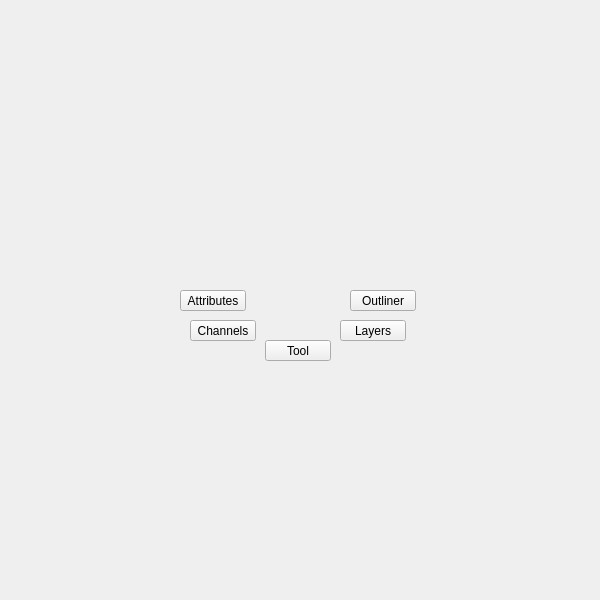
<?xml version="1.0" encoding="UTF-8"?>
<ui version="4.0">
 <class>QtUi</class>
 <widget class="QMainWindow" name="QtUi">
  <property name="enabled">
   <bool>true</bool>
  </property>
  <property name="geometry">
   <rect>
    <x>0</x>
    <y>0</y>
    <width>600</width>
    <height>600</height>
   </rect>
  </property>
  <property name="sizePolicy">
   <sizepolicy hsizetype="Ignored" vsizetype="Ignored">
    <horstretch>0</horstretch>
    <verstretch>0</verstretch>
   </sizepolicy>
  </property>
  <property name="minimumSize">
   <size>
    <width>0</width>
    <height>0</height>
   </size>
  </property>
  <property name="maximumSize">
   <size>
    <width>600</width>
    <height>600</height>
   </size>
  </property>
  <property name="cursor">
   <cursorShape>CrossCursor</cursorShape>
  </property>
  <property name="windowTitle">
   <string>Toolkit</string>
  </property>
  <property name="whatsThis">
   <string>main</string>
  </property>
  <property name="toolButtonStyle">
   <enum>Qt::ToolButtonIconOnly</enum>
  </property>
  <property name="tabShape">
   <enum>QTabWidget::Triangular</enum>
  </property>
  <property name="dockNestingEnabled">
   <bool>true</bool>
  </property>
  <property name="dockOptions">
   <set>QMainWindow::AllowNestedDocks|QMainWindow::AllowTabbedDocks|QMainWindow::AnimatedDocks|QMainWindow::ForceTabbedDocks</set>
  </property>
  <widget class="QWidget" name="mainWindow">
   <property name="sizePolicy">
    <sizepolicy hsizetype="Ignored" vsizetype="Ignored">
     <horstretch>0</horstretch>
     <verstretch>0</verstretch>
    </sizepolicy>
   </property>
   <widget class="QWidget" name="r001" native="true">
    <property name="geometry">
     <rect>
      <x>195</x>
      <y>370</y>
      <width>206</width>
      <height>81</height>
     </rect>
    </property>
   </widget>
   <widget class="QWidget" name="r005" native="true">
    <property name="geometry">
     <rect>
      <x>195</x>
      <y>0</y>
      <width>206</width>
      <height>141</height>
     </rect>
    </property>
   </widget>
   <widget class="QWidget" name="r004" native="true">
    <property name="geometry">
     <rect>
      <x>0</x>
      <y>0</y>
      <width>196</width>
      <height>261</height>
     </rect>
    </property>
   </widget>
   <widget class="QWidget" name="r006" native="true">
    <property name="geometry">
     <rect>
      <x>0</x>
      <y>350</y>
      <width>196</width>
      <height>241</height>
     </rect>
    </property>
   </widget>
   <widget class="QWidget" name="r007" native="true">
    <property name="geometry">
     <rect>
      <x>400</x>
      <y>349</y>
      <width>201</width>
      <height>241</height>
     </rect>
    </property>
   </widget>
   <widget class="QWidget" name="r002" native="true">
    <property name="geometry">
     <rect>
      <x>0</x>
      <y>260</y>
      <width>171</width>
      <height>81</height>
     </rect>
    </property>
    <property name="layoutDirection">
     <enum>Qt::RightToLeft</enum>
    </property>
   </widget>
   <widget class="QWidget" name="r003" native="true">
    <property name="geometry">
     <rect>
      <x>425</x>
      <y>260</y>
      <width>176</width>
      <height>81</height>
     </rect>
    </property>
   </widget>
   <widget class="QWidget" name="r000" native="true">
    <property name="geometry">
     <rect>
      <x>195</x>
      <y>150</y>
      <width>206</width>
      <height>61</height>
     </rect>
    </property>
   </widget>
   <widget class="QWidget" name="r008" native="true">
    <property name="geometry">
     <rect>
      <x>400</x>
      <y>0</y>
      <width>201</width>
      <height>261</height>
     </rect>
    </property>
   </widget>
   <widget class="QWidget" name="r009" native="true">
    <property name="geometry">
     <rect>
      <x>195</x>
      <y>450</y>
      <width>206</width>
      <height>151</height>
     </rect>
    </property>
   </widget>
   <widget class="QPushButton" name="v033">
    <property name="geometry">
     <rect>
      <x>180</x>
      <y>290</y>
      <width>66</width>
      <height>21</height>
     </rect>
    </property>
    <property name="minimumSize">
     <size>
      <width>0</width>
      <height>21</height>
     </size>
    </property>
    <property name="maximumSize">
     <size>
      <width>16777215</width>
      <height>21</height>
     </size>
    </property>
    <property name="toolTip">
     <string/>
    </property>
    <property name="whatsThis">
     <string>embed</string>
    </property>
    <property name="text">
     <string>Attributes</string>
    </property>
   </widget>
   <widget class="QPushButton" name="v034">
    <property name="geometry">
     <rect>
      <x>350</x>
      <y>290</y>
      <width>66</width>
      <height>21</height>
     </rect>
    </property>
    <property name="minimumSize">
     <size>
      <width>0</width>
      <height>21</height>
     </size>
    </property>
    <property name="maximumSize">
     <size>
      <width>16777215</width>
      <height>21</height>
     </size>
    </property>
    <property name="toolTip">
     <string/>
    </property>
    <property name="whatsThis">
     <string>embed</string>
    </property>
    <property name="text">
     <string>Outliner</string>
    </property>
   </widget>
   <widget class="QPushButton" name="v035">
    <property name="geometry">
     <rect>
      <x>265</x>
      <y>340</y>
      <width>66</width>
      <height>21</height>
     </rect>
    </property>
    <property name="minimumSize">
     <size>
      <width>0</width>
      <height>21</height>
     </size>
    </property>
    <property name="maximumSize">
     <size>
      <width>16777215</width>
      <height>21</height>
     </size>
    </property>
    <property name="toolTip">
     <string/>
    </property>
    <property name="whatsThis">
     <string>embed</string>
    </property>
    <property name="text">
     <string>Tool</string>
    </property>
   </widget>
   <widget class="QPushButton" name="v036">
    <property name="geometry">
     <rect>
      <x>340</x>
      <y>320</y>
      <width>66</width>
      <height>21</height>
     </rect>
    </property>
    <property name="minimumSize">
     <size>
      <width>0</width>
      <height>21</height>
     </size>
    </property>
    <property name="maximumSize">
     <size>
      <width>16777215</width>
      <height>21</height>
     </size>
    </property>
    <property name="toolTip">
     <string/>
    </property>
    <property name="whatsThis">
     <string>embed</string>
    </property>
    <property name="text">
     <string>Layers</string>
    </property>
   </widget>
   <widget class="QPushButton" name="v037">
    <property name="geometry">
     <rect>
      <x>190</x>
      <y>320</y>
      <width>66</width>
      <height>21</height>
     </rect>
    </property>
    <property name="minimumSize">
     <size>
      <width>0</width>
      <height>21</height>
     </size>
    </property>
    <property name="maximumSize">
     <size>
      <width>16777215</width>
      <height>21</height>
     </size>
    </property>
    <property name="toolTip">
     <string/>
    </property>
    <property name="whatsThis">
     <string>embed</string>
    </property>
    <property name="text">
     <string>Channels</string>
    </property>
   </widget>
   <zorder>r000</zorder>
   <zorder>r006</zorder>
   <zorder>r007</zorder>
   <zorder>r004</zorder>
   <zorder>r005</zorder>
   <zorder>r003</zorder>
   <zorder>r001</zorder>
   <zorder>r002</zorder>
   <zorder>r008</zorder>
   <zorder>r009</zorder>
   <zorder>v033</zorder>
   <zorder>v034</zorder>
   <zorder>v035</zorder>
   <zorder>v036</zorder>
   <zorder>v037</zorder>
  </widget>
 </widget>
 <resources/>
 <connections/>
 <designerdata>
  <property name="gridDeltaX">
   <number>5</number>
  </property>
  <property name="gridDeltaY">
   <number>10</number>
  </property>
  <property name="gridSnapX">
   <bool>true</bool>
  </property>
  <property name="gridSnapY">
   <bool>true</bool>
  </property>
  <property name="gridVisible">
   <bool>true</bool>
  </property>
 </designerdata>
</ui>
